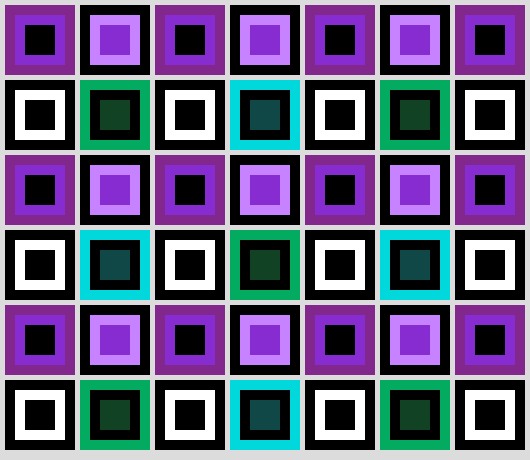
Frame 1 (no input)
Frame 60 (no input): identical to frame 1, image omitted
Frame 120 (the mouse pressed at the canvas centre since frame 60): identical to frame 1, image omitted

The p5.js sketch that drew this single still picture (run headless with seeded random() and noise() and a simulated clock; from frame 60 on, the mouse is pressed at the canvas centre):

// p5.js sketch
// ── sketch.js
function setup() {
  createCanvas(530, 460);
  noStroke();
}

function draw() {
  background(220);
  
  
  //cuadrados grandes

  //primera fila
  fill("#82278c");
  rect(5,5,70,70);

  fill("black");
  rect(80,5,70,70);
  
  fill("#82278c");
  rect(155,5,70,70);

  fill("black");
  rect(230,5,70,70);
  
  fill("#82278c");
  rect(305,5,70,70);
  
  fill("black");
  rect(380,5,70,70);
  
  fill("#82278c");
  rect(455,5,70,70);
  

  //segunda fila
  fill("black");
  rect(5,80,70,70);

  fill("#03ab60");
  rect(80,80,70,70);
  
  fill("black");
  rect(155,80,70,70);

  fill("#00d8db");
  rect(230,80,70,70);
  
  fill("black");
  rect(305,80,70,70);
  
  fill("#03ab60");
  rect(380,80,70,70);
  
  fill("black");
  rect(455,80,70,70);
  
  
  
  
    //tercera fila
  fill("#82278c");
  rect(5,155,70,70);

  fill("black");
  rect(80,155,70,70);
  
  fill("#82278c");
  rect(155,155,70,70);

  fill("black");
  rect(230,155,70,70);
  
  fill("#82278c");
  rect(305,155,70,70);
  
  fill("black");
  rect(380,155,70,70);
  
  fill("#82278c");
  rect(455,155,70,70);
  
  
  

  //cuarta fila
  fill("black");
  rect(5,230,70,70);

  fill("#00d8db");
  rect(80,230,70,70);
  
  fill("black");
  rect(155,230,70,70);

  fill("#03ab60");
  rect(230,230,70,70);
  
  fill("black");
  rect(305,230,70,70);
  
  fill("#00d8db");
  rect(380,230,70,70);
  
  fill("black");
  rect(455,230,70,70);
  
  
  
  
      //quinta fila
  fill("#82278c");
  rect(5,305,70,70);

  fill("black");
  rect(80,305,70,70);
  
  fill("#82278c");
  rect(155,305,70,70);

  fill("black");
  rect(230,305,70,70);
  
  fill("#82278c");
  rect(305,305,70,70);
  
  fill("black");
  rect(380,305,70,70);
  
  fill("#82278c");
  rect(455,305,70,70);
  
  
  
   //sexta fila
  fill("black");
  rect(5,380,70,70);

  fill("#03ab60");
  rect(80,380,70,70);
  
  fill("black");
  rect(155,380,70,70);

  fill("#00d8db");
  rect(230,380,70,70);
  
  fill("black");
  rect(305,380,70,70);
  
  fill("#03ab60");
  rect(380,380,70,70);
  
  fill("black");
  rect(455,380,70,70);
  
 
  
  //cuadrados medianos
  
  //primera fila 2
  fill("#872cd1");
  rect(15,15,50,50);

  fill("#c782ff");
  rect(90,15,50,50);
  
  fill("#872cd1");
  rect(165,15,50,50);

  fill("#c782ff");
  rect(240,15,50,50);
  
  fill("#872cd1");
  rect(315,15,50,50);
  
  fill("#c782ff");
  rect(390,15,50,50);
  
  fill("#872cd1");
  rect(465,15,50,50);
  
  
    //segunda fila 2
  fill("white");
  rect(15,90,50,50);

  fill("black");
  rect(90,90,50,50);
  
  fill("white");
  rect(165,90,50,50);

  fill("black");
  rect(240,90,50,50);
  
  fill("white");
  rect(315,90,50,50);
  
  fill("black");
  rect(390,90,50,50);
  
  fill("white");
  rect(465,90,50,50);
  
  
  
    //tercera fila 2
  fill("#872cd1");
  rect(15,165,50,50);

  fill("#c782ff");
  rect(90,165,50,50);
  
  fill("#872cd1");
  rect(165,165,50,50);

  fill("#c782ff");
  rect(240,165,50,50);
  
  fill("#872cd1");
  rect(315,165,50,50);
  
  fill("#c782ff");
  rect(390,165,50,50);
  
  fill("#872cd1");
  rect(465,165,50,50);
  
  
    //cuarta fila 2
  fill("white");
  rect(15,240,50,50);

  fill("black");
  rect(90,240,50,50);
  
  fill("white");
  rect(165,240,50,50);

  fill("black");
  rect(240,240,50,50);
  
  fill("white");
  rect(315,240,50,50);
  
  fill("black");
  rect(390,240,50,50);
  
  fill("white");
  rect(465,240,50,50);
  
  
      //quinta fila 2
  fill("#872cd1");
  rect(15,315,50,50);

  fill("#c782ff");
  rect(90,315,50,50);
  
  fill("#872cd1");
  rect(165,315,50,50);

  fill("#c782ff");
  rect(240,315,50,50);
  
  fill("#872cd1");
  rect(315,315,50,50);
  
  fill("#c782ff");
  rect(390,315,50,50);
  
  fill("#872cd1");
  rect(465,315,50,50);
  
  
    //sexta fila 2
  fill("white");
  rect(15,390,50,50);

  fill("black");
  rect(90,390,50,50);
  
  fill("white");
  rect(165,390,50,50);

  fill("black");
  rect(240,390,50,50);
  
  fill("white");
  rect(315,390,50,50);
  
  fill("black");
  rect(390,390,50,50);
  
  fill("white");
  rect(465,390,50,50);
  
  
  
  
    //cuadrados pequeños
  
  //primera fila 3
  fill("black");
  rect(25,25,30,30);

  fill("#872cd1");
  rect(100,25,30,30);
  
  fill("black");
  rect(175,25,30,30);

  fill("#872cd1");
  rect(250,25,30,30);
  
  fill("black");
  rect(325,25,30,30);
  
  fill("#872cd1");
  rect(400,25,30,30);
  
  fill("black");
  rect(475,25,30,30);
  
  
  
  
    //segunda fila 3
  fill("black");
  rect(25,100,30,30);

  fill("#124224");
  rect(100,100,30,30);
  
  fill("black");
  rect(175,100,30,30);

  fill("#104747");
  rect(250,100,30,30);
  
  fill("black");
  rect(325,100,30,30);
  
  fill("#124224");
  rect(400,100,30,30);
  
  fill("black");
  rect(475,100,30,30);
  
  
  
    //tercera fila 3
  fill("black");
  rect(25,175,30,30);

  fill("#872cd1");
  rect(100,175,30,30);
  
  fill("black");
  rect(175,175,30,30);

  fill("#872cd1");
  rect(250,175,30,30);
  
  fill("black");
  rect(325,175,30,30);
  
  fill("#872cd1");
  rect(400,175,30,30);
  
  fill("black");
  rect(475,175,30,30);
  
  
  
  
    //cuarta fila 3
  fill("black");
  rect(25,250,30,30);

  fill("#104747");
  rect(100,250,30,30);
  
  fill("black");
  rect(175,250,30,30);

  fill("#124224");
  rect(250,250,30,30);
  
  fill("black");
  rect(325,250,30,30);
  
  fill("#104747");
  rect(400,250,30,30);
  
  fill("black");
  rect(475,250,30,30);
  
  
      //quinta fila 2
  fill("black");
  rect(25,325,30,30);

  fill("#872cd1");
  rect(100,325,30,30);
  
  fill("black");
  rect(175,325,30,30);

  fill("#872cd1");
  rect(250,325,30,30);
  
  fill("black");
  rect(325,325,30,30);
  
  fill("#872cd1");
  rect(400,325,30,30);
  
  fill("black");
  rect(475,325,30,30);
  
  
  
  
    //sexta fila 3
  fill("black");
  rect(25,400,30,30);

  fill("#124224");
  rect(100,400,30,30);
  
  fill("black");
  rect(175,400,30,30);

  fill("#104747");
  rect(250,400,30,30);
  
  fill("black");
  rect(325,400,30,30);
  
  fill("#124224");
  rect(400,400,30,30);
  
  fill("black");
  rect(475,400,30,30);
}
  
